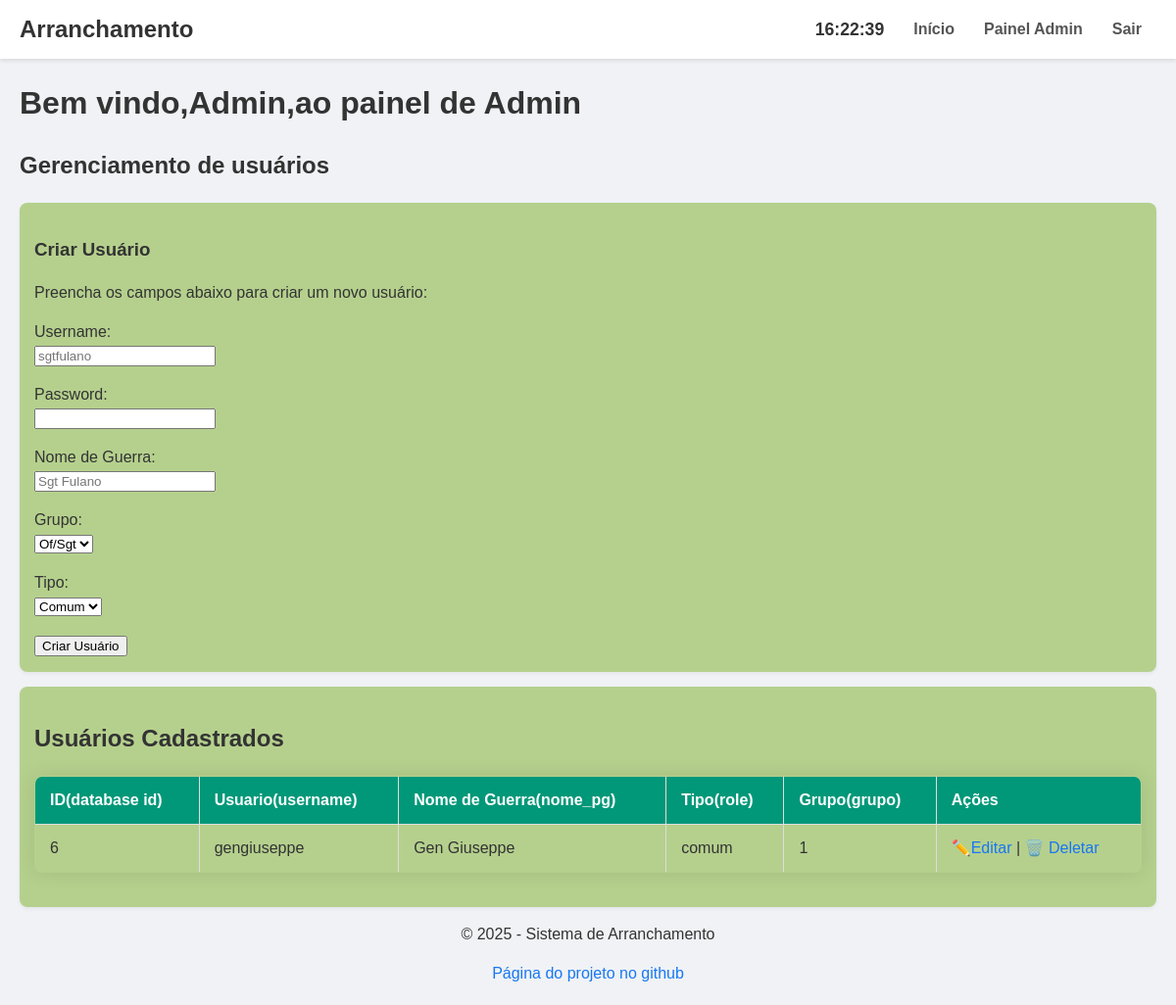
The app's page /config/admin/admin.php (signed in), older data.
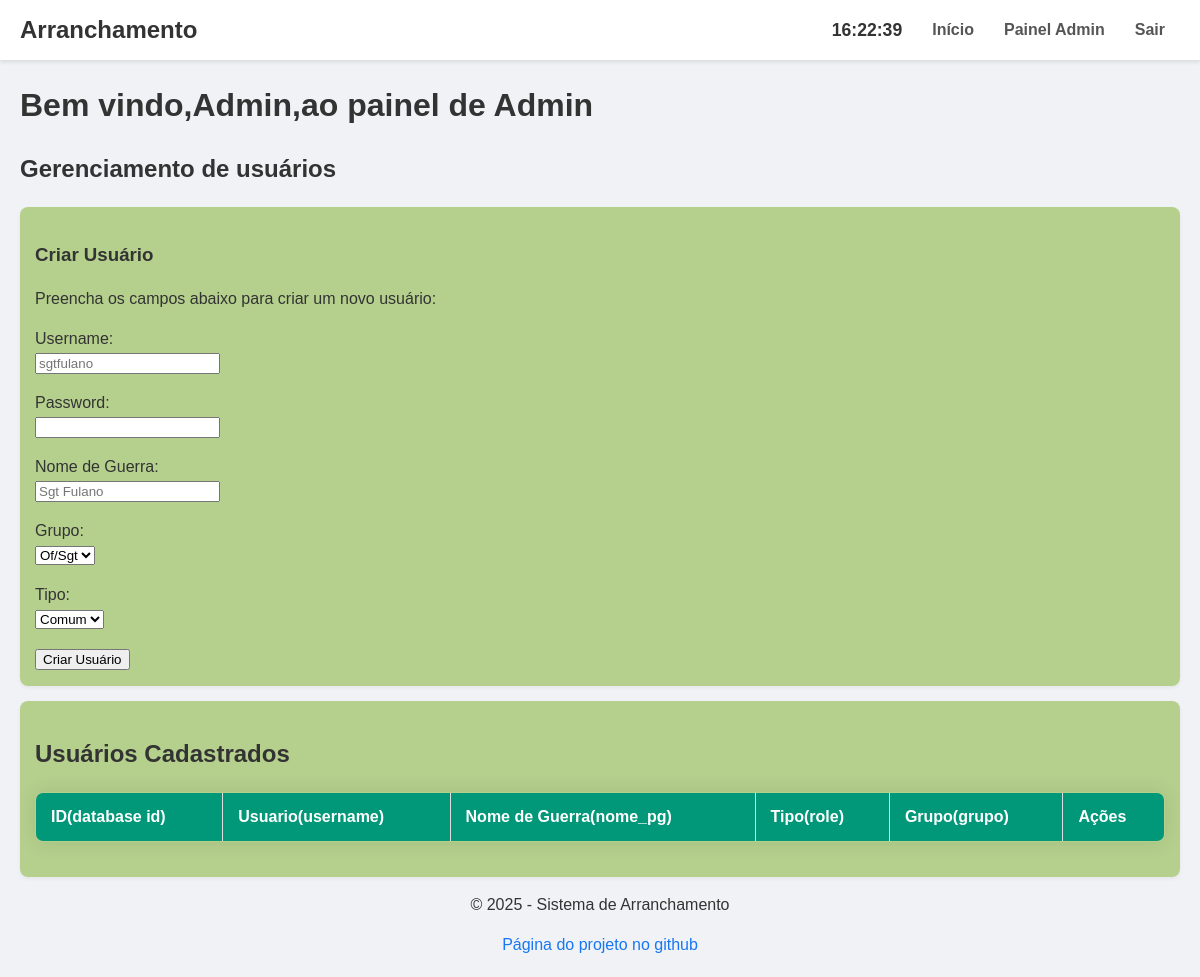
The same page, newer data.
### tables this page shows
CREATE TABLE users (
    id INTEGER PRIMARY KEY AUTOINCREMENT,
    username TEXT NOT NULL UNIQUE,
    password TEXT NOT NULL,
    nome_pg TEXT NOT NULL,
    role TEXT CHECK(role IN ('admin','furriel','comum')) NOT NULL DEFAULT 'comum',
    grupo INTEGER NOT NULL
);

### config/admin/admin.php (the view, shortened to what this page needs)
<?php
include __DIR__ . '/../../lib/header.php';
function listUsers(){
    echo '<div class="card"><h2>Usuários Cadastrados</h2>';
    try {
        $pdo = DbConnection();
        $stmt = $pdo->query("SELECT id, username, nome_pg, role, grupo FROM users WHERE username NOT IN ('admin', 'furriel')");
        $users = $stmt->fetchAll(PDO::FETCH_ASSOC);
        echo "<table border='1'>
            <tr>
                <th>ID(database id)</th>
                <th>Usuario(username)</th>
                <th>Nome de Guerra(nome_pg)</th>
                <th>Tipo(role)</th>
                <th>Grupo(grupo)</th>
                <th>Ações</th>
            </tr>";
        foreach ($users as $user) {
            echo "<tr>";
            echo "<td>" . htmlspecialchars($user['id']) . "</td>";
            echo "<td>" . htmlspecialchars($user['username']) . "</td>";
            echo "<td>" . htmlspecialchars($user['nome_pg']) . "</td>";
            echo "<td>" . htmlspecialchars($user['role']) . "</td>";
            echo "<td>" . htmlspecialchars($user['grupo']) . "</td>";
            echo "<td>
                    <a href='#' data-action='edit' data-user='".htmlspecialchars(json_encode($user), ENT_QUOTES, 'UTF-8')."'>✏️Editar</a> |
                    <a href='delete_user.php?action=delete&id=" . $user['id'] . "' onclick='return confirm(\"Tem certeza?\");'>🗑️ Deletar</a>
                  </td>";
            echo "</tr>";
        }
        echo "</table> </div>";
    } catch (PDOException $e) {
        echo "<strong>ERRO:</strong> " . htmlspecialchars($e->getMessage());
    }
}
?>
<?php
echo "<h1>Bem vindo,". htmlspecialchars($_SESSION['auth_data']['nome_pg']).",ao painel de Admin</h1>";
?>
    <h2>Gerenciamento de usuários</h2>
<div id="create_user" class="card painel">
        <h3>Criar Usuário</h3>
        <p>Preencha os campos abaixo para criar um novo usuário:</p>
        <form action="create_user.php" method="POST">
        <p>
            <label for="username">Username:</label><br>
            <input type="text" id="username" name="username" placeholder="sgtfulano" required>
        </p>
        <p>
            <label for="password">Password:</label><br>
            <input type="password" id="password" name="password" required>
        </p>
        <p>
            <label for="nome_pg">Nome de Guerra:</label><br>
            <input type="text" id="nome_pg" name="nome_pg" placeholder="Sgt Fulano" required>
        </p>
        <p>
            <label for="grupo">Grupo:</label><br>
            <select type="number" id="grupo" name="grupo" required >
                <option value=1> Of/Sgt </option>
            </select>
        </p>
        <p>
            <label for="role">Tipo:</label><br>
            <select id="role" name="role" required>
                <option value="comum">Comum</option>
            </select>
        </p>
        <button type="submit">Criar Usuário</button>
    </form>
    </div>
<?php
listUsers();
include __DIR__ . '/../../lib/footer.php';
?>

Row changes from the older to the newer data that the page shows:
removed users: id "6", username "gengiuseppe", nome_pg "Gen Giuseppe", role "comum", grupo "1"
